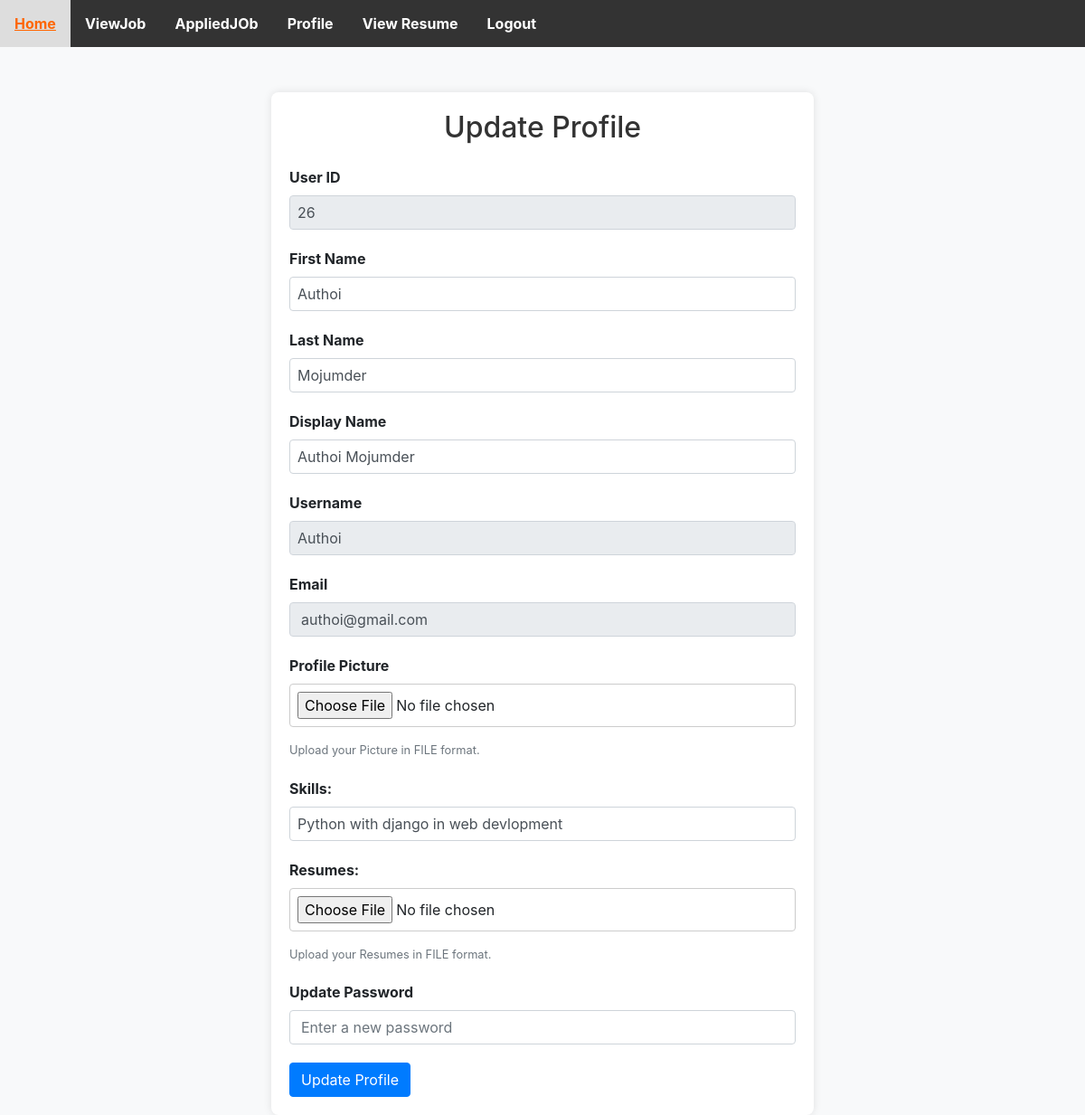
/EditprofilePage/ (signed in), run on the app's committed database.
### myApp/models.py (models this page shows, shortened)
class Custom_User(AbstractUser):
    USER=[
        ('recruiter','Recruiter'),('jobseeker','JobSeeker'),('generaluser','GeneralUser'),('stuff','Stuff')
    ]
    display_name=models.CharField(max_length=100)
    email=models.EmailField(unique=True)
    password=models.CharField(max_length=100)
    confirm_password=models.CharField(max_length=100)
    user_type=models.CharField(choices=USER, max_length=120)
    Profile_picture=models.ImageField(upload_to="media/Profile_pic",null=True)

class Jobseeker_Profile(models.Model):
    user=models.OneToOneField(Custom_User, on_delete=models.CASCADE,null=True, related_name='jobseekerprofile')
    resumes=models.FileField(upload_to="media/resumes",null=True)
    skils=models.CharField(max_length=100,null=True)

### myProject/views.py (the view, shortened to what this page needs)
# urls.py: path('EditprofilePage/',EditprofilePage,name="EditprofilePage"),
@login_required
def EditprofilePage(request):
    user=request.user
    return render(request,"Editprofile.html",)

### template/Editprofile.html (shortened to what this page needs)
{% extends "deshborad.html" %}
{% block content %}
<!DOCTYPE html>
<html lang="en">
<head>
    <link href="https://maxcdn.bootstrapcdn.com/bootstrap/4.5.2/css/bootstrap.min.css" rel="stylesheet">
</head>
<body>
<div class="container profile-container">
    <h2 class="text-center mb-4">Update Profile</h2>
    <form action="{% url 'EditprofilePage' %}" method="POST" enctype="multipart/form-data">
        <div class="form-group">
            <label for="userid">User ID</label>
            <input type="text" class="form-control" id="userid" name="userid" value="{{user.id}}" readonly>
        </div>
        <div class="form-group">
            <label for="firstName">First Name</label>
            <input type="text" class="form-control" id="firstName" name="firstName" value="{{user.first_name}}">
        </div>
        <div class="form-group">
            <label for="lastName">Last Name</label>
            <input type="text" class="form-control" id="lastName" name="lastName" value="{{user.last_name}}">
        </div>
        <div class="form-group">
            <label for="displayName">Display Name</label>
            <input type="text" class="form-control" id="displayName" name="displayName" value="{{user.display_name}}" >
        </div>
        <div class="form-group">
            <label for="username">Username</label>
            <input type="text" class="form-control" id="username" name="username" value="{{user.username}}" readonly>
        </div>
        <div class="form-group">
            <label for="email">Email</label>
            <input type="email" class="form-control" id="email" name="email" value="{{user.email}}" readonly>
        </div>
        <div class="form-group">
            <label for="profilePicture">Profile Picture</label>
            <input type="file" class="form-control-file" id="profilePicture" name="profilePicture" value="{{user.Profile_Pic}}">
            <small class="form-text text-muted">Upload your Picture in FILE format.</small>
        </div>
        {% if user.user_type == 'jobseeker' %}
        <div class="form-group">
            <label for="skills">Skills:</label>
            <input type="text" class="form-control" id="skills" name="skills" value="{{user.jobseekerprofile.skils}}" >
        </div>
        <div class="form-group">
            <label for="resumes">Resumes: </label>
            <input type="file" class="form-control-file" id="resumes" name="resumes" value="{{user.jobseekerprofile.resumes}}">
            <small class="form-text text-muted">Upload your Resumes in FILE format.</small>
        </div>
        {% endif%}
        <div class="form-group">
            <label for="password">Update Password</label>
            <input type="password" class="form-control" id="password" name="password" placeholder="Enter a new password">
        </div>
        <button type="submit" class="btn btn-primary">Update Profile</button>
    </form>
</div>
</body>
</html>
{% endblock %}

### template/deshborad.html (style rules this page uses)
body { font-family: Arial, sans-serif; margin: 0; padding: 0; }
* { margin: 0; padding: 0; box-sizing: border-box; }
body { font-family: Arial, sans-serif; background-color: #f4f4f4; line-height: 1.6; color: #333; }
body { font-family: Arial, sans-serif; background-color: #f4f4f4; margin: 0; padding: 0; }
.container { max-width: 600px; margin: 20px auto; background-color: #fff; padding: 20px; border-radius: 8px; box-shadow: 0 0 10px rgba(0, 0, 0, 0.1); }
h2 { color: #333; }
label { display: block; margin-bottom: 8px; }
input, select { width: 100%; padding: 8px; margin-bottom: 16px; box-sizing: border-box; }
button { background-color: #007bff; color: #fff; padding: 10px 15px; border: none; border-radius: 4px; cursor: pointer; }
body { font-family: Arial, sans-serif; background-color: #f4f4f4; margin: 0; padding: 0; align-items: center; justify-content: center; height: 100vh; }
.form-group { margin-bottom: 20px; }
label { display: block; font-weight: bold; margin-bottom: 8px; }
input, textarea { width: 100%; padding: 8px; border: 1px solid #ccc; border-radius: 4px; box-sizing: border-box; }
button { background-color: #4caf50; color: #fff; padding: 10px 15px; border: none; border-radius: 4px; cursor: pointer; font-size: 16px; }
.container { background-color: #fff; padding: 20px; border-radius: 8px; box-shadow: 0 0 10px rgba(0, 0, 0, 0.1); width: 400px; }
input[type="text"], input[type="file"] { width: 100%; padding: 8px; margin-bottom: 16px; box-sizing: border-box; }
.profile-container { max-width: 600px; margin: 50px auto; background-color: #fff; border-radius: 8px; box-shadow: 0 0 10px rgba(0, 0, 0, 0.1); overflow: hidden; }

### template/Editprofile.html (style rules this page uses)
body { background-color: #f8f9fa; }
.profile-container { max-width: 600px; margin: 50px auto; background-color: #ffffff; padding: 20px; border-radius: 8px; box-shadow: 0 0 10px rgba(0, 0, 0, 0.1); }
.form-group { margin-bottom: 20px; }

### data on the page
Custom_User: userid "26", firstName "Authoi", lastName "Mojumder", displayName "Authoi Mojumder", username "Authoi", email "authoi@gmail.com", skills "Python with django in web devlopment"
